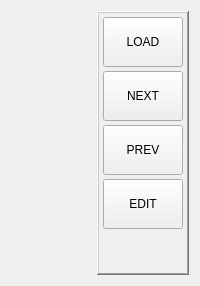
              <widget class="QWidget" name="tab_file">
               <attribute name="title">
                <string>FILE</string>
               </attribute>
               <layout class="QHBoxLayout" name="horizontalLayout_6">
                <item>
                 <widget class="FileManager" name="filemanager"/>
                </item>
                <item>
                 <widget class="GcodeEditor" name="gcode_editor">
                  <property name="auto_show_mdi_status" stdset="0">
                   <bool>false</bool>
                  </property>
                 </widget>
                </item>
                <item>
                 <widget class="QFrame" name="frm_filemanager">
                  <property name="frameShape">
                   <enum>QFrame::WinPanel</enum>
                  </property>
                  <property name="frameShadow">
                   <enum>QFrame::Raised</enum>
                  </property>
                  <layout class="QVBoxLayout" name="verticalLayout_16">
                   <property name="spacing">
                    <number>4</number>
                   </property>
                   <property name="leftMargin">
                    <number>4</number>
                   </property>
                   <property name="topMargin">
                    <number>4</number>
                   </property>
                   <property name="rightMargin">
                    <number>4</number>
                   </property>
                   <property name="bottomMargin">
                    <number>4</number>
                   </property>
                   <item>
                    <widget class="PushButton" name="btn_file_load">
                     <property name="sizePolicy">
                      <sizepolicy hsizetype="Fixed" vsizetype="Fixed">
                       <horstretch>0</horstretch>
                       <verstretch>0</verstretch>
                      </sizepolicy>
                     </property>
                     <property name="minimumSize">
                      <size>
                       <width>80</width>
                       <height>50</height>
                      </size>
                     </property>
                     <property name="maximumSize">
                      <size>
                       <width>80</width>
                       <height>50</height>
                      </size>
                     </property>
                     <property name="text">
                      <string>LOAD</string>
                     </property>
                     <property name="python_command_option" stdset="0">
                      <bool>true</bool>
                     </property>
                     <property name="true_python_cmd_string" stdset="0">
                      <string>INSTANCE.filemanager.load()</string>
                     </property>
                     <property name="false_python_cmd_string" stdset="0">
                      <string/>
                     </property>
                    </widget>
                   </item>
                   <item>
                    <widget class="PushButton" name="btn_file_next">
                     <property name="sizePolicy">
                      <sizepolicy hsizetype="Fixed" vsizetype="Fixed">
                       <horstretch>0</horstretch>
                       <verstretch>0</verstretch>
                      </sizepolicy>
                     </property>
                     <property name="minimumSize">
                      <size>
                       <width>80</width>
                       <height>50</height>
                      </size>
                     </property>
                     <property name="maximumSize">
                      <size>
                       <width>80</width>
                       <height>50</height>
                      </size>
                     </property>
                     <property name="text">
                      <string>NEXT</string>
                     </property>
                     <property name="python_command_option" stdset="0">
                      <bool>true</bool>
                     </property>
                     <property name="true_python_cmd_string" stdset="0">
                      <string>INSTANCE.filemanager.down()</string>
                     </property>
                     <property name="false_python_cmd_string" stdset="0">
                      <string/>
                     </property>
                    </widget>
                   </item>
                   <item>
                    <widget class="PushButton" name="btn_file_prev">
                     <property name="sizePolicy">
                      <sizepolicy hsizetype="Fixed" vsizetype="Fixed">
                       <horstretch>0</horstretch>
                       <verstretch>0</verstretch>
                      </sizepolicy>
                     </property>
                     <property name="minimumSize">
                      <size>
                       <width>80</width>
                       <height>50</height>
                      </size>
                     </property>
                     <property name="maximumSize">
                      <size>
                       <width>80</width>
                       <height>50</height>
                      </size>
                     </property>
                     <property name="text">
                      <string>PREV</string>
                     </property>
                     <property name="python_command_option" stdset="0">
                      <bool>true</bool>
                     </property>
                     <property name="true_python_cmd_string" stdset="0">
                      <string>INSTANCE.filemanager.up()</string>
                     </property>
                     <property name="false_python_cmd_string" stdset="0">
                      <string/>
                     </property>
                    </widget>
                   </item>
                   <item>
                    <widget class="PushButton" name="btn_gcode_edit">
                     <property name="sizePolicy">
                      <sizepolicy hsizetype="Fixed" vsizetype="Fixed">
                       <horstretch>0</horstretch>
                       <verstretch>0</verstretch>
                      </sizepolicy>
                     </property>
                     <property name="minimumSize">
                      <size>
                       <width>80</width>
                       <height>50</height>
                      </size>
                     </property>
                     <property name="maximumSize">
                      <size>
                       <width>80</width>
                       <height>50</height>
                      </size>
                     </property>
                     <property name="text">
                      <string>EDIT</string>
                     </property>
                     <property name="checkable">
                      <bool>true</bool>
                     </property>
                     <property name="python_command_option" stdset="0">
                      <bool>false</bool>
                     </property>
                     <property name="true_python_cmd_string" stdset="0">
                      <string/>
                     </property>
                     <property name="false_python_cmd_string" stdset="0">
                      <string/>
                     </property>
                    </widget>
                   </item>
                   <item>
                    <spacer name="verticalSpacer_13">
                     <property name="orientation">
                      <enum>Qt::Vertical</enum>
                     </property>
                     <property name="sizeHint" stdset="0">
                      <size>
                       <width>20</width>
                       <height>40</height>
                      </size>
                     </property>
                    </spacer>
                   </item>
                  </layout>
                 </widget>
                </item>
               </layout>
              </widget>
